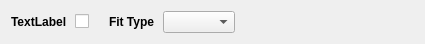
<?xml version="1.0" encoding="UTF-8"?>
<ui version="4.0">
 <class>DistributionTypeWidget</class>
 <widget class="QWidget" name="DistributionTypeWidget">
  <property name="geometry">
   <rect>
    <x>0</x>
    <y>0</y>
    <width>425</width>
    <height>44</height>
   </rect>
  </property>
  <property name="windowTitle">
   <string>Form</string>
  </property>
  <layout class="QHBoxLayout" name="horizontalLayout">
   <property name="spacing">
    <number>8</number>
   </property>
   <item>
    <widget class="QLabel" name="distributionLabel">
     <property name="styleSheet">
      <string notr="true">QLabel {
font-weight: bold;
font-size: 12px;
}</string>
     </property>
     <property name="text">
      <string>TextLabel</string>
     </property>
    </widget>
   </item>
   <item>
    <widget class="QCheckBox" name="distributionCheckBox">
     <property name="text">
      <string/>
     </property>
    </widget>
   </item>
   <item>
    <spacer name="horizontalSpacer_2">
     <property name="orientation">
      <enum>Qt::Horizontal</enum>
     </property>
     <property name="sizeType">
      <enum>QSizePolicy::Fixed</enum>
     </property>
     <property name="sizeHint" stdset="0">
      <size>
       <width>12</width>
       <height>20</height>
      </size>
     </property>
    </spacer>
   </item>
   <item>
    <widget class="QLabel" name="label">
     <property name="styleSheet">
      <string notr="true">QLabel {
font-weight: bold;
font-size: 12px;
}</string>
     </property>
     <property name="text">
      <string>Fit Type</string>
     </property>
    </widget>
   </item>
   <item>
    <widget class="QComboBox" name="distributionTypeCombo"/>
   </item>
   <item>
    <spacer name="horizontalSpacer">
     <property name="orientation">
      <enum>Qt::Horizontal</enum>
     </property>
     <property name="sizeHint" stdset="0">
      <size>
       <width>40</width>
       <height>20</height>
      </size>
     </property>
    </spacer>
   </item>
  </layout>
 </widget>
 <resources/>
 <connections/>
</ui>
